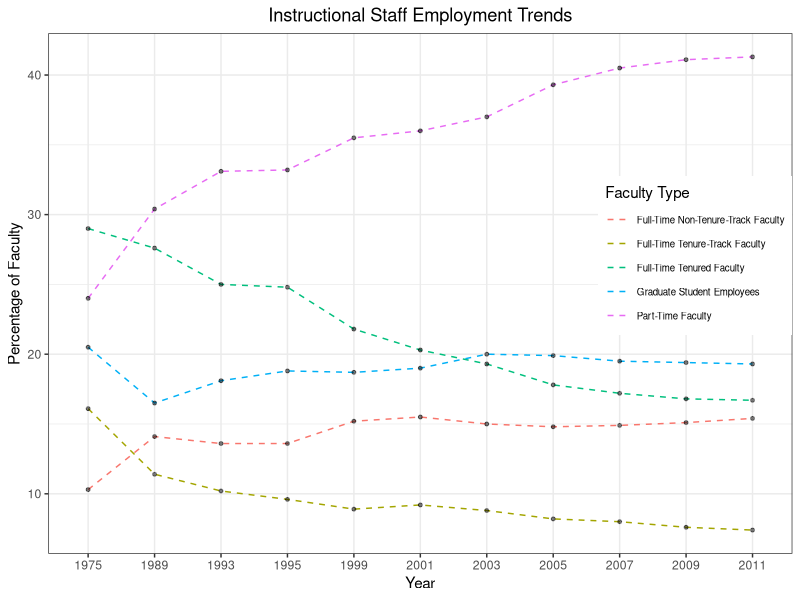

Generate this figure with R:
## ---- chunk 1
knitr::opts_chunk$set(echo = TRUE)
library(ggplot2)
library(readr)
homework3 <- read_csv("part_1/homework3.csv")
## ---- chunk 2
#create dataframe

colnames(homework3)[1]="Faculty type"
FacultyPercent <-matrix(nrow=55,ncol=3,data=NA)
FacultyPercent[,1]<-rep(homework3$`Faculty type`,11)
FacultyPercent[,2]<-c(sapply(colnames(homework3)[-1],function(x) {rep(x,5)}))
FacultyPercent[,3] <- c(sapply(homework3[,-1],print))
FacultyPercent<-as.data.frame(FacultyPercent)
colnames(FacultyPercent)=c("ftype","year","percent")
FacultyPercent$percent=as.double(as.character(FacultyPercent$percent))
## ---- chunk 3
#draw plot

ggplot(FacultyPercent,aes(x=year,y=percent))+
  geom_line(aes(x=year,y=percent,group=ftype,color=ftype), linetype="dashed")+
  geom_point(size=1, alpha=0.5)+
  theme_bw()+
  theme(legend.text=element_text(size=7), legend.justification = c(1,0), legend.position = c(1,.42),plot.title = element_text(hjust = 0.5))+
  labs(title = "Instructional Staff Employment Trends", x = "Year", y = "Percentage of Faculty", colour = "Faculty Type")

